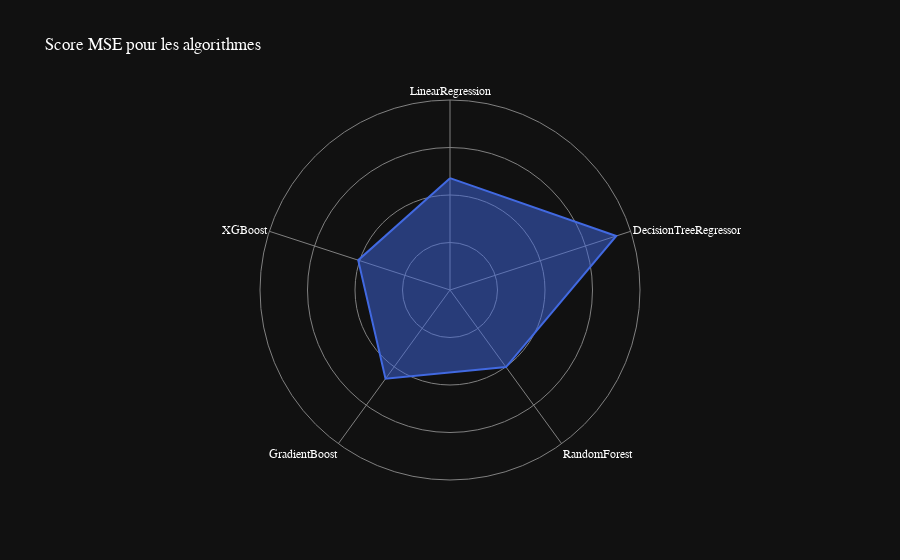

Source (notebook cell):
### Code cell
# affichage en spiderchart des scores MSE des algorithmes
df = pd.DataFrame(dict(
    r=[mse_linear/10e3, mse_tree/10e3, mse_random_forest/10e3, mse_gradient/10e3, mse_xgboost/10e3],
    theta=['LinearRegression','DecisionTreeRegressor','RandomForest',
           'GradientBoost', 'XGBoost']))

fig = px.line_polar(df, r='r', theta='theta',title="Score MSE pour les algorithmes", line_close=True, template='plotly_dark', color_discrete_sequence=['royalblue'])
fig.update_traces(fill='toself')
# change la police
fig.update_layout(
    font=dict(
        family="Optima",
        size=12,
        color="white"
    )
)
# Masquer la ligne représentant les valeurs de 0 à 5 sur l'axe radial
fig.update_layout(
    polar=dict(
        radialaxis=dict(
            showline=False, # masquer la ligne sur l'axe radial
            range=[0,2], # plage maximale de l'axe radial
            showticklabels=False
        )
    )
)

fig.update_layout(
    polar=dict(
        radialaxis=dict(gridcolor='gray', linecolor='gray'),
        angularaxis=dict(gridcolor='gray', linecolor='gray')
    )
)
fig.show()

### Figure 1 — Plotly figure (JSON) as saved in the notebook; plotly's stock layout.template omitted (floating-point values rounded to 4 significant figures)
{"data": [{"fill": "toself", "hovertemplate": "r=%{r}<br>theta=%{theta}<extra></extra>", "legendgroup": "", "line": {"color": "royalblue", "dash": "solid"}, "marker": {"symbol": "circle"}, "mode": "lines", "name": "", "r": [1.177, 1.84, 1.003, 1.155, 1.016, 1.177], "showlegend": false, "subplot": "polar", "theta": ["LinearRegression", "DecisionTreeRegressor", "RandomForest", "GradientBoost", "XGBoost", "LinearRegression"], "type": "scatterpolar"}], "layout": {"font": {"color": "white", "family": "Optima", "size": 12}, "legend": {"tracegroupgap": 0}, "polar": {"angularaxis": {"direction": "clockwise", "gridcolor": "gray", "linecolor": "gray", "rotation": 90}, "domain": {"x": [0, 1], "y": [0, 1]}, "radialaxis": {"gridcolor": "gray", "linecolor": "gray", "range": [0, 2], "showline": false, "showticklabels": false}}, "title": {"text": "Score MSE pour les algorithmes"}}}
